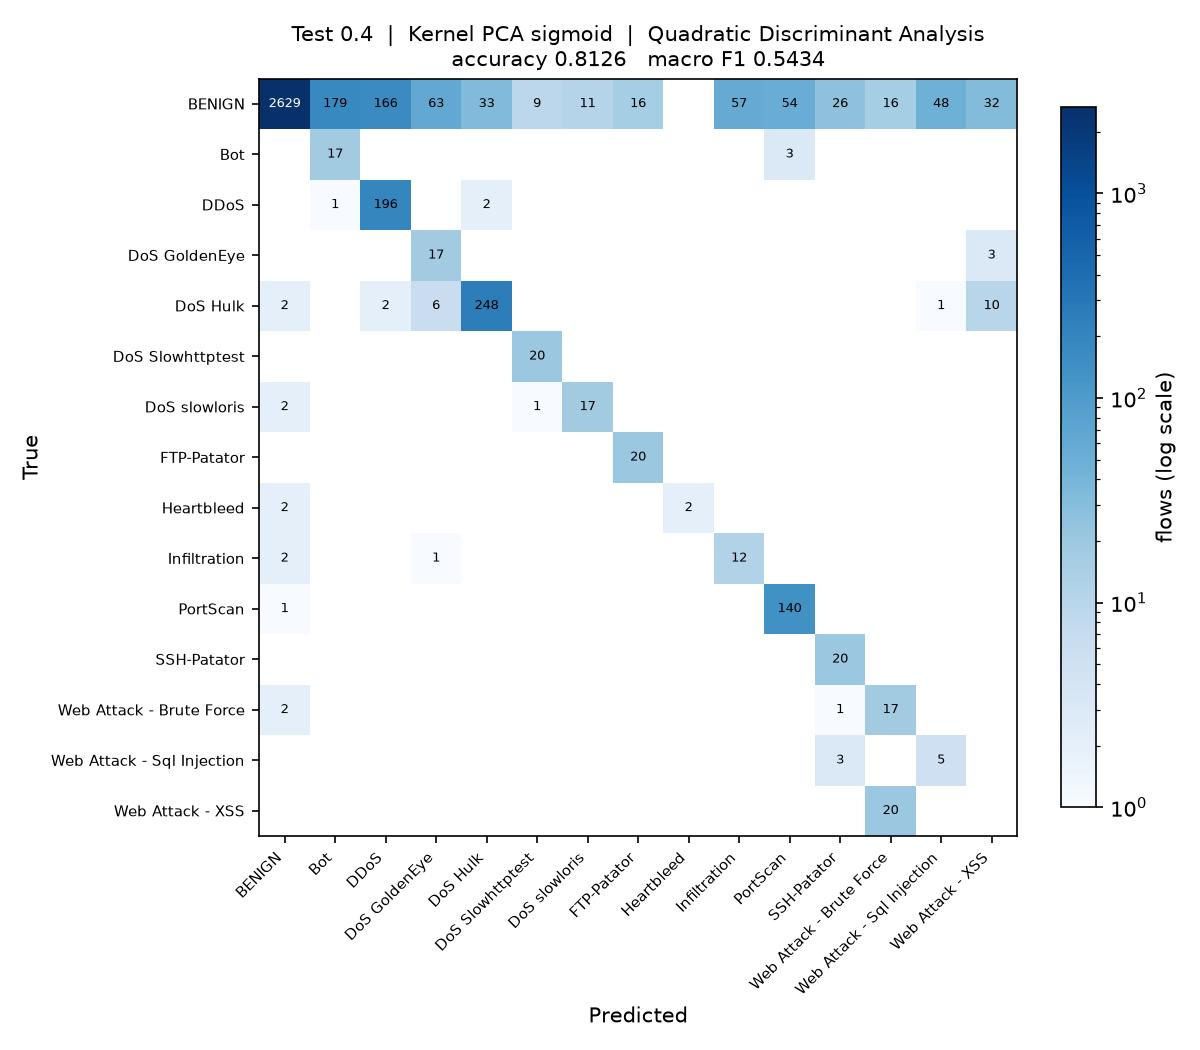

Generate this figure with Python:
"""
Test_0.4_DR_SIG_QDA

Test size 0.4  |  Kernel PCA (sigmoid)  |  Quadratic Discriminant Analysis  (reference sheet #17)

Note: the rarest class has fewer training rows than there are components, so the class covariance needs shrinkage before QDA can be fitted.

Run on its own:

    python Test_0.4_DR_SIG_QDA.py

Writes Test_0.4_DR_SIG_QDA.jpg (confusion matrix) and appends one row to
results/75_runs.csv.
"""

import os
import sys
import time
import warnings
from pathlib import Path

import matplotlib
matplotlib.use("Agg")
import matplotlib.pyplot as plt
import numpy as np
import pandas as pd
from sklearn.decomposition import KernelPCA
from sklearn.impute import SimpleImputer
from sklearn.metrics import (accuracy_score, confusion_matrix, f1_score,
                             precision_score, recall_score)
from sklearn.model_selection import train_test_split
from sklearn.preprocessing import LabelEncoder, StandardScaler
from sklearn.discriminant_analysis import QuadraticDiscriminantAnalysis

sys.path.insert(0, str(Path(__file__).resolve().parent.parent))
from common import load_sample                      # noqa: E402

warnings.filterwarnings("ignore")

# ----- this run -------------------------------------------------------------
TEST_SIZE = 0.4
KERNEL = "sigmoid"
CLASSIFIER = "QDA"
N_COMPONENTS = 15
# ----------------------------------------------------------------------------

SEED = 0
N_JOBS = max(1, (os.cpu_count() or 2) // 2)
STEM = "Test_0.4_DR_SIG_QDA"
HERE = Path(__file__).resolve().parent
RESULTS = HERE.parent / "results"


# QDA estimates a separate covariance matrix per class, so the rarest class
# has to supply more rows than there are components. Heartbleed supplies about
# five against 15 components, so its covariance is rank deficient. Shrinkage
# pulls each class covariance towards a shared spherical one, which makes it
# estimable; RANK_TOL is the threshold sklearn uses to decide whether that
# worked, and its default of 1e-4 is far above the 1e-7 scale of these
# components, so it would reject a covariance that is in fact positive definite.
RANK_TOL = 1e-12


def qda_shrinkage(X, y):
    """Smallest shrinkage that lets every class covariance be estimated.

    Less shrinkage keeps the model closer to true QDA, so the values are
    tried in order and the first that fits is used.
    """
    last = None
    for s in (0.1, 0.25, 0.5, 0.8, 0.95):
        try:
            QuadraticDiscriminantAnalysis(solver="eigen", shrinkage=s,
                                          tol=RANK_TOL).fit(X, y)
        except Exception as exc:
            last = exc
            continue
        print("QDA shrinkage " + str(s))
        return s
    raise SystemExit("QDA cannot be estimated at any shrinkage: " + str(last))


def main():
    t0 = time.time()
    df = load_sample(10000, 50, SEED)
    y = LabelEncoder().fit_transform(df["Label"])
    X = df.drop(columns=["Label", "Day"])
    classes = sorted(df["Label"].unique())
    print(f"{len(df):,} flows, {X.shape[1]} features, {len(classes)} classes")

    X_train, X_test, y_train, y_test = train_test_split(
        X, y, test_size=TEST_SIZE, random_state=SEED, stratify=y)

    # mean imputation and scaling, fitted on the training split only
    imputer = SimpleImputer(strategy="mean").fit(X_train)
    scaler = StandardScaler().fit(imputer.transform(X_train))
    X_train = scaler.transform(imputer.transform(X_train))
    X_test = scaler.transform(imputer.transform(X_test))

    # dimensionality reduction: Kernel PCA, fitted on the training split only.
    # arpack keeps the largest positive eigenvalues; the randomized solver ranks
    # them by magnitude and fails on the sigmoid kernel, which is not PSD.
    kpca = KernelPCA(n_components=N_COMPONENTS, kernel=KERNEL,
                     eigen_solver="arpack", random_state=SEED, n_jobs=N_JOBS)
    X_train = kpca.fit_transform(X_train)
    X_test = kpca.transform(X_test)
    print(f"Kernel PCA ({KERNEL}): {X_train.shape[1]} components")

    classifier = QuadraticDiscriminantAnalysis(
        solver="eigen", tol=RANK_TOL,
        shrinkage=qda_shrinkage(X_train, y_train))
    classifier.fit(X_train, y_train)
    y_pred = classifier.predict(X_test)

    acc = accuracy_score(y_test, y_pred)
    pre = precision_score(y_test, y_pred, average="macro", zero_division=0)
    rec = recall_score(y_test, y_pred, average="macro", zero_division=0)
    f1 = f1_score(y_test, y_pred, average="macro", zero_division=0)
    pre_w = precision_score(y_test, y_pred, average="weighted", zero_division=0)
    rec_w = recall_score(y_test, y_pred, average="weighted", zero_division=0)
    f1_w = f1_score(y_test, y_pred, average="weighted", zero_division=0)

    print(f"Accuracy  : {acc:.4f}")
    print(f"Precision : {pre:.4f}")
    print(f"Recall    : {rec:.4f}")
    print(f"F1 Score  : {f1:.4f}")

    # confusion matrix image, named to match this script
    cm = confusion_matrix(y_test, y_pred, labels=range(len(classes)))
    fig, ax = plt.subplots(figsize=(8, 7))
    im = ax.imshow(cm, cmap="Blues", norm=matplotlib.colors.LogNorm(vmin=1))
    ax.set_xticks(range(len(classes)), classes, rotation=45, ha="right", fontsize=7)
    ax.set_yticks(range(len(classes)), classes, fontsize=7)
    ax.set_xlabel("Predicted")
    ax.set_ylabel("True")
    ax.set_title(f"Test {TEST_SIZE}  |  Kernel PCA {KERNEL}  |  Quadratic Discriminant Analysis\n"
                 f"accuracy {acc:.4f}   macro F1 {f1:.4f}", fontsize=10)
    for i in range(len(classes)):
        for j in range(len(classes)):
            if cm[i, j]:
                ax.text(j, i, cm[i, j], ha="center", va="center", fontsize=6,
                        color="white" if cm[i, j] > cm.max() / 3 else "black")
    fig.colorbar(im, ax=ax, fraction=0.04, label="flows (log scale)")
    fig.tight_layout()
    fig.savefig(HERE / f"{STEM}.jpg", dpi=150)
    plt.close(fig)

    # one row appended to the shared results table
    RESULTS.mkdir(exist_ok=True)
    row = {"Test": TEST_SIZE, "DR": "SIG", "Clas": CLASSIFIER,
           "Acc": round(acc, 4), "Pre": round(pre, 4), "Rec": round(rec, 4),
           "F1": round(f1, 4),
           "Pre_weighted": round(pre_w, 4), "Rec_weighted": round(rec_w, 4),
           "F1_weighted": round(f1_w, 4),
           "n_components": N_COMPONENTS, "seconds": round(time.time() - t0, 1),
           "script": STEM}
    out = RESULTS / "75_runs.csv"
    old = pd.read_csv(out).to_dict("records") if out.exists() else []
    old = [r for r in old if r.get("script") != STEM]
    pd.DataFrame(old + [row]).to_csv(out, index=False)
    print(f"saved {STEM}.jpg and appended to results/75_runs.csv "
          f"({time.time() - t0:.0f}s)")


if __name__ == "__main__":
    main()
